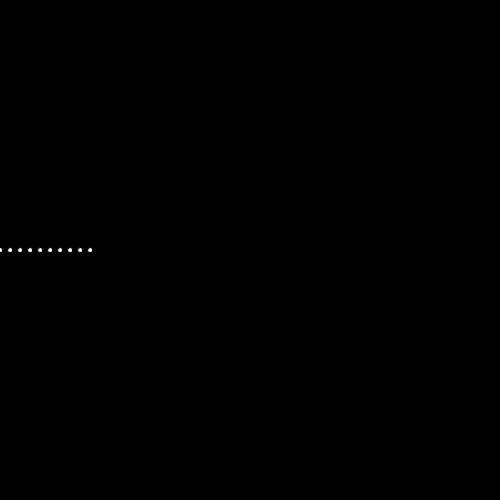
Frame 1 (no input)
Frame 60 (the mouse pressed at the canvas centre just before this capture): identical to frame 1, image omitted
Frame 120 (the mouse held since frame 60 and released just before this capture): identical to frame 1, image omitted

The Processing sketch that drew this single still picture (run headless with seeded random() and noise(); from frame 60 on, the mouse is pressed at the canvas centre):

// Processing sketch: forExample
// ── forExample.pde

void setup() {
  size(500, 500);
}

void draw() {
background(0);
  for (int i = 0; i < 10; i = i + 1) {
    ellipse(i * 10, height/2, 5,5);
  }
}
